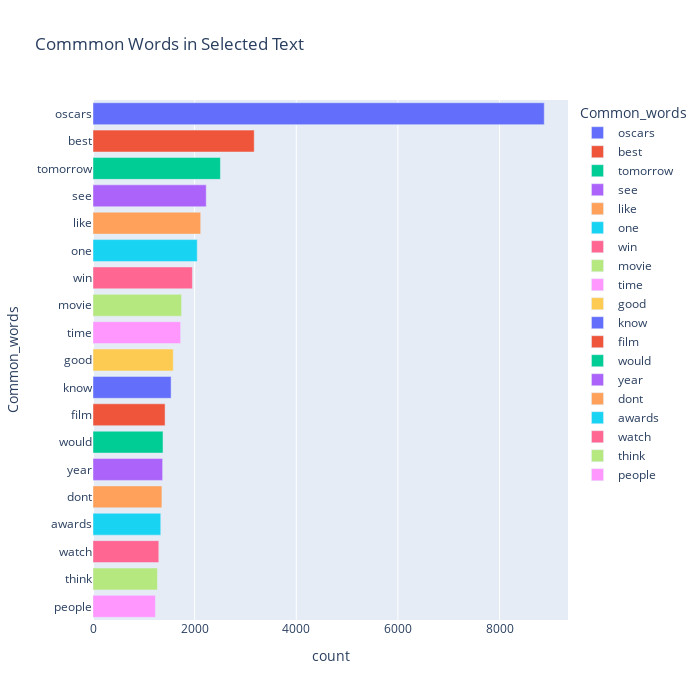

Here is the notebook cell this chart was saved with:
### Code cell
fig = px.bar(temp, x="count", y="Common_words", title='Commmon Words in Selected Text', orientation='h', 
             width=700, height=700,color='Common_words')
fig.show()

### Figure 1 — Plotly figure (JSON) as saved in the notebook; plotly's stock layout.template omitted (floating-point values rounded to 4 significant figures)
{"data": [{"alignmentgroup": "True", "hovertemplate": "Common_words=%{y}<br>count=%{x}<extra></extra>", "legendgroup": "oscars", "marker": {"color": "#636efa", "pattern": {"shape": ""}}, "name": "oscars", "offsetgroup": "oscars", "orientation": "h", "showlegend": true, "textposition": "auto", "type": "bar", "x": [8879], "xaxis": "x", "y": ["oscars"], "yaxis": "y"}, {"alignmentgroup": "True", "hovertemplate": "Common_words=%{y}<br>count=%{x}<extra></extra>", "legendgroup": "best", "marker": {"color": "#EF553B", "pattern": {"shape": ""}}, "name": "best", "offsetgroup": "best", "orientation": "h", "showlegend": true, "textposition": "auto", "type": "bar", "x": [3172], "xaxis": "x", "y": ["best"], "yaxis": "y"}, {"alignmentgroup": "True", "hovertemplate": "Common_words=%{y}<br>count=%{x}<extra></extra>", "legendgroup": "tomorrow", "marker": {"color": "#00cc96", "pattern": {"shape": ""}}, "name": "tomorrow", "offsetgroup": "tomorrow", "orientation": "h", "showlegend": true, "textposition": "auto", "type": "bar", "x": [2507], "xaxis": "x", "y": ["tomorrow"], "yaxis": "y"}, {"alignmentgroup": "True", "hovertemplate": "Common_words=%{y}<br>count=%{x}<extra></extra>", "legendgroup": "see", "marker": {"color": "#ab63fa", "pattern": {"shape": ""}}, "name": "see", "offsetgroup": "see", "orientation": "h", "showlegend": true, "textposition": "auto", "type": "bar", "x": [2228], "xaxis": "x", "y": ["see"], "yaxis": "y"}, {"alignmentgroup": "True", "hovertemplate": "Common_words=%{y}<br>count=%{x}<extra></extra>", "legendgroup": "like", "marker": {"color": "#FFA15A", "pattern": {"shape": ""}}, "name": "like", "offsetgroup": "like", "orientation": "h", "showlegend": true, "textposition": "auto", "type": "bar", "x": [2119], "xaxis": "x", "y": ["like"], "yaxis": "y"}, {"alignmentgroup": "True", "hovertemplate": "Common_words=%{y}<br>count=%{x}<extra></extra>", "legendgroup": "one", "marker": {"color": "#19d3f3", "pattern": {"shape": ""}}, "name": "one", "offsetgroup": "one", "orientation": "h", "showlegend": true, "textposition": "auto", "type": "bar", "x": [2051], "xaxis": "x", "y": ["one"], "yaxis": "y"}, {"alignmentgroup": "True", "hovertemplate": "Common_words=%{y}<br>count=%{x}<extra></extra>", "legendgroup": "win", "marker": {"color": "#FF6692", "pattern": {"shape": ""}}, "name": "win", "offsetgroup": "win", "orientation": "h", "showlegend": true, "textposition": "auto", "type": "bar", "x": [1956], "xaxis": "x", "y": ["win"], "yaxis": "y"}, {"alignmentgroup": "True", "hovertemplate": "Common_words=%{y}<br>count=%{x}<extra></extra>", "legendgroup": "movie", "marker": {"color": "#B6E880", "pattern": {"shape": ""}}, "name": "movie", "offsetgroup": "movie", "orientation": "h", "showlegend": true, "textposition": "auto", "type": "bar", "x": [1743], "xaxis": "x", "y": ["movie"], "yaxis": "y"}, {"alignmentgroup": "True", "hovertemplate": "Common_words=%{y}<br>count=%{x}<extra></extra>", "legendgroup": "time", "marker": {"color": "#FF97FF", "pattern": {"shape": ""}}, "name": "time", "offsetgroup": "time", "orientation": "h", "showlegend": true, "textposition": "auto", "type": "bar", "x": [1724], "xaxis": "x", "y": ["time"], "yaxis": "y"}, {"alignmentgroup": "True", "hovertemplate": "Common_words=%{y}<br>count=%{x}<extra></extra>", "legendgroup": "good", "marker": {"color": "#FECB52", "pattern": {"shape": ""}}, "name": "good", "offsetgroup": "good", "orientation": "h", "showlegend": true, "textposition": "auto", "type": "bar", "x": [1579], "xaxis": "x", "y": ["good"], "yaxis": "y"}, {"alignmentgroup": "True", "hovertemplate": "Common_words=%{y}<br>count=%{x}<extra></extra>", "legendgroup": "know", "marker": {"color": "#636efa", "pattern": {"shape": ""}}, "name": "know", "offsetgroup": "know", "orientation": "h", "showlegend": true, "textposition": "auto", "type": "bar", "x": [1537], "xaxis": "x", "y": ["know"], "yaxis": "y"}, {"alignmentgroup": "True", "hovertemplate": "Common_words=%{y}<br>count=%{x}<extra></extra>", "legendgroup": "film", "marker": {"color": "#EF553B", "pattern": {"shape": ""}}, "name": "film", "offsetgroup": "film", "orientation": "h", "showlegend": true, "textposition": "auto", "type": "bar", "x": [1418], "xaxis": "x", "y": ["film"], "yaxis": "y"}, {"alignmentgroup": "True", "hovertemplate": "Common_words=%{y}<br>count=%{x}<extra></extra>", "legendgroup": "would", "marker": {"color": "#00cc96", "pattern": {"shape": ""}}, "name": "would", "offsetgroup": "would", "orientation": "h", "showlegend": true, "textposition": "auto", "type": "bar", "x": [1378], "xaxis": "x", "y": ["would"], "yaxis": "y"}, {"alignmentgroup": "True", "hovertemplate": "Common_words=%{y}<br>count=%{x}<extra></extra>", "legendgroup": "year", "marker": {"color": "#ab63fa", "pattern": {"shape": ""}}, "name": "year", "offsetgroup": "year", "orientation": "h", "showlegend": true, "textposition": "auto", "type": "bar", "x": [1370], "xaxis": "x", "y": ["year"], "yaxis": "y"}, {"alignmentgroup": "True", "hovertemplate": "Common_words=%{y}<br>count=%{x}<extra></extra>", "legendgroup": "dont", "marker": {"color": "#FFA15A", "pattern": {"shape": ""}}, "name": "dont", "offsetgroup": "dont", "orientation": "h", "showlegend": true, "textposition": "auto", "type": "bar", "x": [1356], "xaxis": "x", "y": ["dont"], "yaxis": "y"}, {"alignmentgroup": "True", "hovertemplate": "Common_words=%{y}<br>count=%{x}<extra></extra>", "legendgroup": "awards", "marker": {"color": "#19d3f3", "pattern": {"shape": ""}}, "name": "awards", "offsetgroup": "awards", "orientation": "h", "showlegend": true, "textposition": "auto", "type": "bar", "x": [1333], "xaxis": "x", "y": ["awards"], "yaxis": "y"}, {"alignmentgroup": "True", "hovertemplate": "Common_words=%{y}<br>count=%{x}<extra></extra>", "legendgroup": "watch", "marker": {"color": "#FF6692", "pattern": {"shape": ""}}, "name": "watch", "offsetgroup": "watch", "orientation": "h", "showlegend": true, "textposition": "auto", "type": "bar", "x": [1295], "xaxis": "x", "y": ["watch"], "yaxis": "y"}, {"alignmentgroup": "True", "hovertemplate": "Common_words=%{y}<br>count=%{x}<extra></extra>", "legendgroup": "think", "marker": {"color": "#B6E880", "pattern": {"shape": ""}}, "name": "think", "offsetgroup": "think", "orientation": "h", "showlegend": true, "textposition": "auto", "type": "bar", "x": [1268], "xaxis": "x", "y": ["think"], "yaxis": "y"}, {"alignmentgroup": "True", "hovertemplate": "Common_words=%{y}<br>count=%{x}<extra></extra>", "legendgroup": "people", "marker": {"color": "#FF97FF", "pattern": {"shape": ""}}, "name": "people", "offsetgroup": "people", "orientation": "h", "showlegend": true, "textposition": "auto", "type": "bar", "x": [1228], "xaxis": "x", "y": ["people"], "yaxis": "y"}], "layout": {"barmode": "relative", "height": 700, "legend": {"title": {"text": "Common_words"}, "tracegroupgap": 0}, "title": {"text": "Commmon Words in Selected Text"}, "width": 700, "xaxis": {"anchor": "y", "domain": [0, 1], "title": {"text": "count"}}, "yaxis": {"anchor": "x", "categoryarray": ["people", "think", "watch", "awards", "dont", "year", "would", "film", "know", "good", "time", "movie", "win", "one", "like", "see", "tomorrow", "best", "oscars"], "categoryorder": "array", "domain": [0, 1], "title": {"text": "Common_words"}}}}
